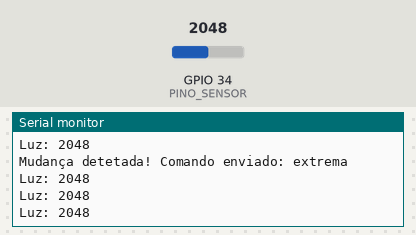
Simulated run of this sketch. Board: ESP32. On the bench: the last lines printed to the serial monitor. The test bench sets the inputs (shaded band); at power-on: GPIO 34 (PINO_SENSOR) = 2048. WiFi joins after 1.5 s; servers stay silent unless stated; no MQTT or app messages arrive unless stated.

Above: at 2.6 s.
2.7 s: GPIO 34 (PINO_SENSOR) set to 960
At 2.96 s:
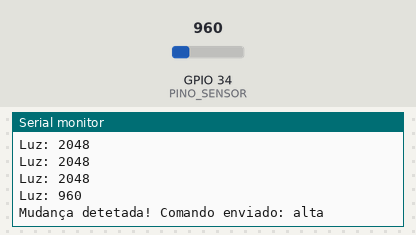
4.2 s: GPIO 34 (PINO_SENSOR) set to 360
At 4.47 s:
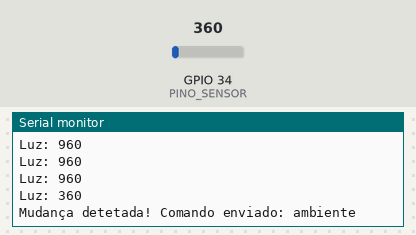
5.7 s: GPIO 34 (PINO_SENSOR) set to 110
At 5.97 s:
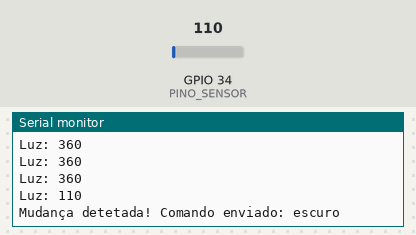
Timing chart, 0 to 8.7 s (numbered marks = the images above; inputs shaded):
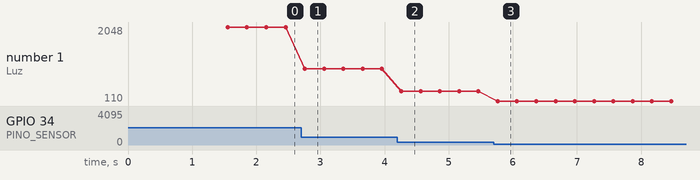

The sketch:

Sensor_de_luz_telemetria.ino
```cpp
/* NÓ SENSOR — 4 Níveis de Luz  (+ telemetria opcional para o dashboard)
 *
 * PATCH ADITIVO sobre Sensor_de_luz/Sensor_de_luz.ino. Nada do comportamento
 * original foi alterado:
 *   - mesmo tópico de comando, mesmo payload {"cena":"..."};
 *   - mesmos limites (150 / 400 / 1000) e mesma regra "só publica na mudança";
 *   - mesmo client ID (SensorNode01).
 *
 * O que foi ACRESCENTADO (marcado com // [+]):
 *   1. iot/luzambiente/sensor/telemetria
 *        {"device":"SensorNode01","leitura":<0..4095>,"cena":"<cena>","uptime_ms":<millis>}
 *        a cada TELEMETRIA_INTERVALO_MS. Permite ao dashboard mostrar o valor
 *        bruto do LDR, mín/máx/média e alertas por limite.
 *   2. iot/luzambiente/sensor/conexao (retido)
 *        {"device":"SensorNode01","status":"online"} ao conectar e, via LWT,
 *        {"device":"SensorNode01","status":"offline"} quando a conexão cai.
 *
 * Justificativa técnica: o firmware original só imprime a leitura na Serial,
 * então ela não chega a nenhum outro sistema. Sem este patch o dashboard
 * continua funcionando, apenas sem a leitura bruta e sem presença.
 *
 * Credenciais: mantenha WIFI_SSID / WIFI_PASSWORD fora do repositório
 * (ex.: um secrets.h listado no .gitignore).
 */
#include <Arduino.h>
#include <WiFi.h>
#include <PubSubClient.h>

#define WIFI_SSID "SUA_REDE"
#define WIFI_PASSWORD "SUA_SENHA"
#define MQTT_HOST "broker.hivemq.com"
#define MQTT_PORT 1883

const int PINO_SENSOR = 34;
const char TOPICO_COMANDO[] = "iot/luzambiente/atuador/luz/comando";
const char TOPICO_TELEMETRIA[] = "iot/luzambiente/sensor/telemetria";  // [+]
const char TOPICO_CONEXAO[] = "iot/luzambiente/sensor/conexao";        // [+]
const char CLIENT_ID[] = "SensorNode01";
const char PAYLOAD_ONLINE[] = "{\"device\":\"SensorNode01\",\"status\":\"online\"}";    // [+]
const char PAYLOAD_OFFLINE[] = "{\"device\":\"SensorNode01\",\"status\":\"offline\"}";  // [+]
const unsigned long TELEMETRIA_INTERVALO_MS = 2000;                    // [+]

WiFiClient wifiClient;
PubSubClient mqtt(wifiClient);

String cenaAtual = "";
unsigned long ultimaTelemetria = 0;  // [+]

void conectar() {
  if (WiFi.status() != WL_CONNECTED) {
    WiFi.begin(WIFI_SSID, WIFI_PASSWORD);
    Serial.print("WiFi");
    while (WiFi.status() != WL_CONNECTED) { delay(500); Serial.print("."); }
    Serial.println(" OK!");
  }
  if (!mqtt.connected()) {
    // [+] LWT: o broker publica "offline" (retido) se o sensor cair sem desconectar
    while (!mqtt.connect(CLIENT_ID, TOPICO_CONEXAO, 1, true, PAYLOAD_OFFLINE)) { delay(2000); }
    mqtt.publish(TOPICO_CONEXAO, PAYLOAD_ONLINE, true);  // [+]
    Serial.println("MQTT OK!");
  }
}

void setup() {
  Serial.begin(115200);
  pinMode(PINO_SENSOR, INPUT);
  mqtt.setServer(MQTT_HOST, MQTT_PORT);
}

void enviarCena(String novaCena) {
  if (cenaAtual != novaCena) {
    String payload = "{\"cena\":\"" + novaCena + "\"}";
    mqtt.publish(TOPICO_COMANDO, payload.c_str());
    Serial.println("Mudança detetada! Comando enviado: " + novaCena);
    cenaAtual = novaCena;
  }
}

// [+] Telemetria periódica com a leitura bruta e a cena calculada
void enviarTelemetria(int leitura, const String& cena) {
  unsigned long agora = millis();
  if (agora - ultimaTelemetria < TELEMETRIA_INTERVALO_MS) return;
  ultimaTelemetria = agora;
  char payload[128];
  snprintf(payload, sizeof(payload),
           "{\"device\":\"%s\",\"leitura\":%d,\"cena\":\"%s\",\"uptime_ms\":%lu}",
           CLIENT_ID, leitura, cena.c_str(), agora);
  mqtt.publish(TOPICO_TELEMETRIA, payload);
}

void loop() {
  conectar();
  mqtt.loop();

  int leitura = analogRead(PINO_SENSOR);
  Serial.printf("Luz: %d\n", leitura);

  // LIMITES AJUSTADOS PARA RESPONDER MAIS CEDO (inalterados)
  if (leitura < 150) {
    enviarCena("escuro");
  }
  else if (leitura >= 150 && leitura < 400) {
    enviarCena("ambiente");
  }
  else if (leitura >= 400 && leitura < 1000) {
    enviarCena("alta");
  }
  else if (leitura >= 1000) {
    enviarCena("extrema");
  }

  enviarTelemetria(leitura, cenaAtual);  // [+]

  delay(300); // Ligeiramente mais rápido para reagir à lanterna
}
```

Measured:
- after the input at 2.7 s, the serial monitor: prints a new line after 0.06 s (image 1)
- after the input at 4.2 s, the serial monitor: prints a new line after 0.06 s (image 2)
- after the input at 5.7 s, the serial monitor: prints a new line after 0.06 s (image 3)
- plotted number 1: 2048 → 960 after the input at 2.7 s, 960 → 360 after the input at 4.2 s, 360 → 110 after the input at 5.7 s
